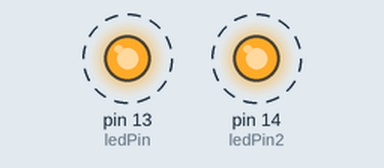
Simulated run of this sketch. Board: Arduino Uno, built with avr-gcc and run on an emulated ATmega328P. On the bench: output pins drawn as LEDs (lit = HIGH). Dashed ring = blinking.

Above: at 0.02 s.
Timing chart, 0 to 3.0 s (numbered marks = the images above):
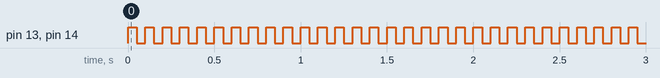

The sketch:

sketch_dec2ledblink.ino
```cpp
int ledPin = 13;
int ledPin2 = 14;

void setup() {
  pinMode(ledPin, OUTPUT);
  pinMode(ledPin2, OUTPUT);
}

void loop() {
  digitalWrite(ledPin, HIGH);
  digitalWrite(ledPin2, HIGH);
  delay(50);
  digitalWrite(ledPin, LOW);
  digitalWrite(ledPin2, LOW);
  delay(50);
}
```

Measured:
- by itself, pin 13 (ledPin), pin 14 (ledPin2): alternates HIGH for 0.05 s and LOW for 0.05 s
